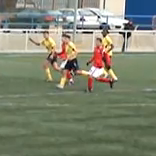
#> input picture Images/Chapter9/Input/frame1.bmp, 156 x 156 px
$ python MeanShift.py
#> lines starting #> are read from the running program, lines starting #| are printed output that depends on the picture; after the words box and inside, x2 and y2 are one past the last pixel; in counts of white or black regions, pixels touching at a corner belong together
### ExamplesPython_3.6/Modules/ImageUtilities.py
'''
Feature Extraction and Image Processing
Mark S. Nixon & Alberto S. Aguado
http://www.southampton.ac.uk/~msn/book/
ImageUtilities: Helper module to support image read, create, show and write
                Uses PIL and numpy to work with arrays containing image data
'''

# Image load by using PIL
from PIL import Image

# Array to store image data
from numpy import array, zeros, amax, amin, clip

# Read an image returning an array with 3 color components
def imageReadRGB(fileName):
#> called with fileName = '../../Images/Chapter9/Input/frame1.bmp'
    inputImage = Image.open(fileName)
#> inputImage is the input picture: PIL image 156x156 RGB; mean R, G, B 128.3, 132.6, 113.7
    width, height = inputImage.size
#> width = 156; height = 156

    inputArray = array(inputImage)
    inputArray = inputArray[:, :, 0:3]

    return inputArray, width, height

# Read an image returning an array with 1 component
# [71 lines left out: functions imageReadL, imageSaveF, imageSaveL, imageSaveRGB, createImageRGB, createImageL and 2 more, not called in this run]

# Create a zero array with float components
def createImageF(width, height, numComponents = 1):
    if numComponents == 1:
        outputArray = zeros((height, width), dtype='float')
    else:
        outputArray = zeros((height, width, numComponents), dtype='float')

    return outputArray

# Create a multidimensional dimensional array
# [112 lines left out: functions createImageNF, createImageFromDataF, createScaleImageL, scaleImageL, createVectorFromDataF, createVectorF and 4 more, not called in this run]

### ExamplesPython_3.6/Modules/ImageRegionsUtilities.py
'''
Feature Extraction and Image Processing
Mark S. Nixon & Alberto S. Aguado
http://www.southampton.ac.uk/~msn/book/
ImageRegionUtilities: Helper module to process regions and line segments
'''

# Images
from ImageUtilities import imageReadL, createImageF, createImageL, showImageL, createVectorF
from ImageOperatorsUtilities import applyCannyEdgeDetector
from ImagePropertiesUtilities import imageMaxMin

# Math and iteration
from math import pi, sqrt, sin, cos, atan, atan2, factorial, exp
from random import shuffle, sample
from timeit import itertools

# Array to store image data
from numpy import amax, amin
import numpy as np


# Combination function
def nCr(n, r):
    if n < 0 or r < 0 or n-r < 0: return 0
    return factorial(n) / (factorial(r) * factorial(n-r))

# Rising factorial function
# [445 lines left out: functions risingFactorial, computeReferencePoint, findLongestSegment, findLongestCentredSegmentinImage, findLongesSegmentinImage, pixlesList and 8 more, not called in this run]


# Compute density function from a region in an image
def densityHistogram(image, position, regionRadius, sigma, histoSize):
    height = len(image)
    width = len(image[0])

    # Quantization scale
    colourScale = 256.0 / histoSize

    histogram = createImageF(histoSize, histoSize)
    sumValue = 0
    for deltaX, deltaY in itertools.product(range(-regionRadius[0],regionRadius[0]), range(-regionRadius[1], regionRadius[1])):

        x, y  = position[0] + deltaX, position[1] + deltaY
        if x>0 and y>0 and x<width and y<height :

            w = exp(-(deltaX*deltaX + deltaY*deltaY)/(2*sigma*sigma));
            rgb = image[y,x] / 256.0

            Cb = int((128 - 37.79*rgb[0] - 74.203*rgb[1] +    112*rgb[2])/colourScale)
            Cr = int((128 +   112*rgb[0] - 93.786*rgb[1] - 18.214*rgb[2])/colourScale)

            histogram[Cr,Cb] += w
            sumValue += w

    for r,b in itertools.product(range(0, histoSize), range(0, histoSize)):
        histogram[r,b] /= sumValue

    return histogram

# Get a 2D colour description from a RGB value
# [162 lines left out: functions colourFeature, meanShift, backProjection, backProjectionImage, regionSize, not called in this run]

### ExamplesPython_3.6/Modules/PlotUtilities.py
'''
Feature Extraction and Image Processing
Mark S. Nixon & Alberto S. Aguado
http://www.southampton.ac.uk/~msn/book/
PlotUtilities: Helper module to show plots of image data
          Uses numpy  and matplotlib to work with arrays and plots
'''

# Math functions
import math

# Array to store data
import numpy as np

# Array to store image data
from numpy import zeros

# Plot functions
import matplotlib.pyplot as plt
import matplotlib.ticker as ticker

# Two alternative ways to import Axes3D.
import importlib
importlib.import_module('mpl_toolkits.mplot3d').Axes3D
#from mpl_toolkits.mplot3d import Axes3D

# Plot a histogram of data
# [130 lines left out: functions plotHistogram, plotCurve, plot2Curves, plotCurves, plotCurveXY, plot3DColorHistogram, not called in this run]

# Plot a histogram of data
def plot3DHistogram(dataZ, zRange=[0, 0], axesView=[0,0], zTicks = True):

    # Function formatter to simulate zlim_3d
    def major_formatter(x, pos):
        return "{:.1f}".format(x+zRange[0])

    width = dataZ.shape[1]
    height = dataZ.shape[0]

    # Z clipping fails to clip bar charts
    if zRange[0] != 0:
        for x in range(0, width):
            for y in range(0, height):
                dataZ[y,x] -= zRange[0]
                if dataZ[y,x] < 0:
                    dataZ[y,x] = 0

    # Convert data to array
    zData = np.array(dataZ)

    # Create an X-Y mesh of the same dimension as the 2D data
    xData, yData = np.meshgrid( np.arange(width), np.arange(height))

    # Flatten the arrays so that they may be passed to "axes.bar3d".
    xData = xData.flatten()
    yData = yData.flatten()
    zData = zData.flatten()

    # Create figure
    fig = plt.figure()
    axes = fig.gca(projection='3d')
    axes.bar3d( xData, yData, np.zeros(len(zData)), .98, .98, zData, alpha=1.0, zsort='min')

    # Axes
    axes.set_xlim3d(0, width)
    axes.set_ylim3d(0, height)

    # View
    if axesView[0] != 0 or axesView[1] != 0:
        axes.view_init(axesView[0], axesView[1])

    # Shift the tick labels up by minimum, set_zlim3d does not work
    if zRange[0] != 0 or zRange[1] != 0:
        if zTicks:
            axes.zaxis.set_major_formatter(ticker.FuncFormatter(major_formatter))
        else:
            axes.zaxis.set_major_formatter(ticker.NullFormatter())

    # Set the shifted range
    if zRange[0] != 0 or zRange[1] != 0:
        axes.set_zlim3d([0, zRange[1] - zRange[0]])

    plt.show()

# Plot a surface of data
# [143 lines left out: functions plotColorSurface, plotSurface, plotWireframe, plotQuiver, not called in this run]

### ExamplesPython_3.6/Chapter9/MeanShift.py
'''
Feature Extraction and Image Processing
Mark S. Nixon & Alberto S. Aguado
http://www.southampton.ac.uk/~msn/book/
Chapter 9
MeanShift: Tracks a region in an image by considering the colour histogram
'''

# Set module functions
from ImageUtilities import imageReadRGB, showImageRGB, createImageF, createImageRGB
from PlotUtilities import plot3DHistogram
from ImageRegionsUtilities import densityHistogram, colourFeature

# Math and iteration
from math import exp, sqrt
from timeit import itertools

'''
Parameters:
    pathToDir = Input image directory
    imageNames = Input image names
    histoSize = Size of the histogram
    initialPos = position of the region [column, row]
    sizeReg = Size of the region [column, row]
    sigma = weight control
'''
pathToDir = "../../Images/Chapter9/Input/"
imageNames = ["frame1.bmp", "frame2.bmp", "frame3.bmp", "frame4.bmp", "frame5.bmp", "frame6.bmp"]

histoSize = 64
initialPos = [100, 60]
sizeReg = [12, 18]
sigma  = 6.0

positions = [ ]
positions.append(initialPos)

# Read image and compute density
inputImage, width, height = imageReadRGB(pathToDir + imageNames[0])
#> width = 156; height = 156
q = densityHistogram(inputImage, positions[0], sizeReg, sigma, histoSize)
#> the loop in densityHistogram, `for deltaX, deltaY in itertools.product(range(-regionRadius[0],regionR..` made 864 passes
#> (rgb, Cb, Cr) on passes 1 to 12: ([0.828, 0.762, 0.625], 27, 34), ([0.828, 0.762, 0.625], 27, 34), ([0.82, 0.75, 0.641], 28, 34), ([0.82, 0.75, 0.641], 28, 34), ([0.805, 0.758, 0.672], 29, 33), ([0.801, 0.754, 0.668], 29, 33), ([0.812, 0.754, 0.695], 29, 33), ([0.84, 0.781, 0.723], 29, 33), ([0.891, 0.855, 0.785], 29, 33), ([0.875, 0.836, 0.766], 29, 33), ([0.605, 0.617, 0.523], 29, 32), ([0.43, 0.438, 0.348], 29, 32)
#> after the loop in densityHistogram, `for deltaX, deltaY in itertools.product(range(-regionRadius[0],regionR..`:
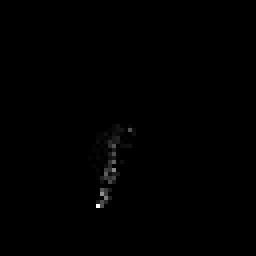
#> histogram: shape (64, 64) float64 (shown 4 times larger); min 0, max 18.5, mean 0.0525; drawn with min black and max white
#> after the loop in densityHistogram, `for deltaX, deltaY in itertools.product(range(-regionRadius[0],regionR..`: sumValue = 215.2
#> after the loop in densityHistogram, `for r,b in itertools.product(range(0, histoSize), range(0, histoSize)):`: histogram: shape (64, 64) float64; 2.59% of pixels changed, all inside (x1, y1, x2, y2) = (21, 31, 34, 52)
plot3DHistogram(q)
#> in plot3DHistogram, `zData = zData.flatten()`: zData = 4096 values, max 0.086 at index 3288, min 0 at index 0, mean 0.000244
#> (the run stopped early here; a loop or call above may not have finished)
